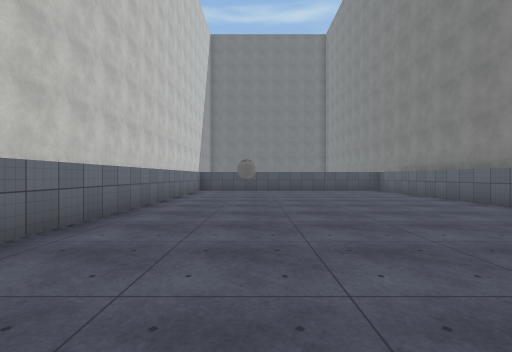
view 1 (above)

16 first-person views from a walk through a scene from a Unity 3-D project. The camera is 1.3 m above the floor, looks level and sees 85° across. The floor is counted in squares, 2 m on a side. Each view is taken from the middle of a square. On the plan, view 1 faces up. The plan holds only what a view shows up to about 9 squares ahead; the rest is blank. The place goes on beyond the plan. Surface patterns are stand-ins for the level's own textures.

view 2
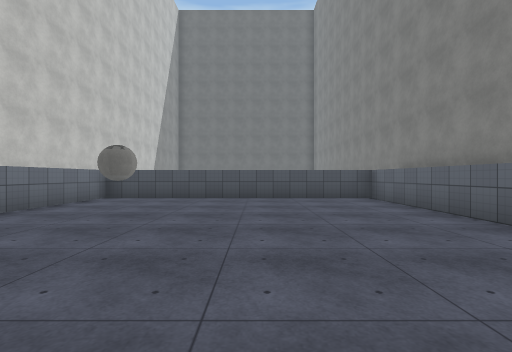

view 3
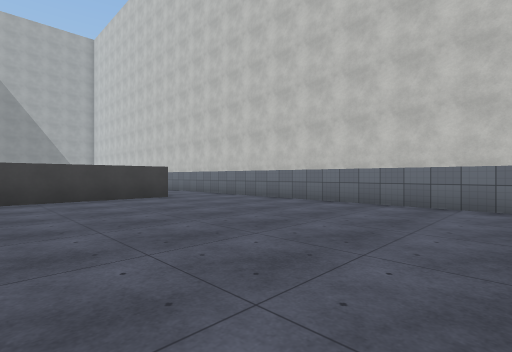

view 4
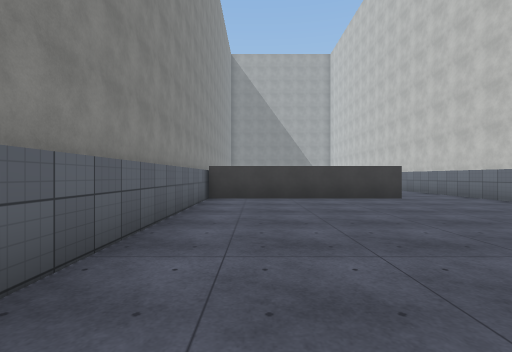

view 5
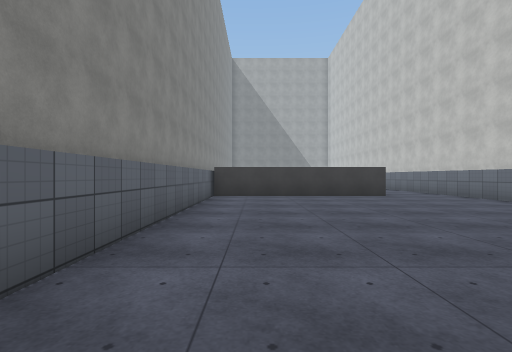

view 6
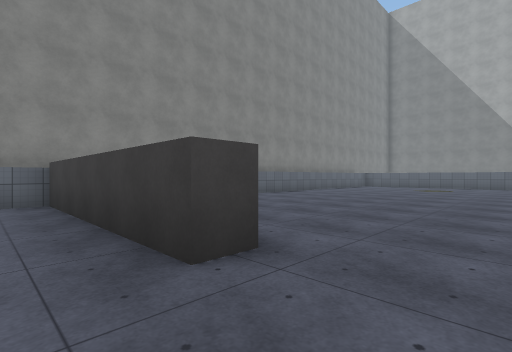

view 7
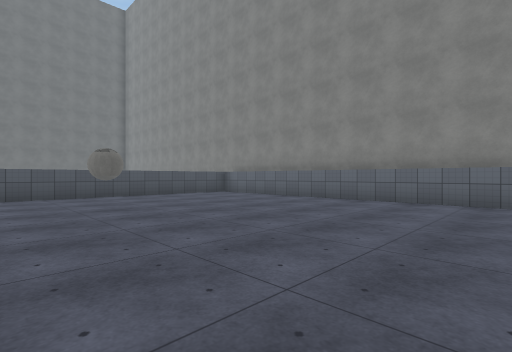

view 8
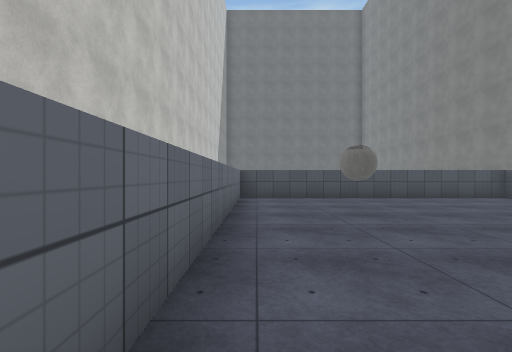

view 9
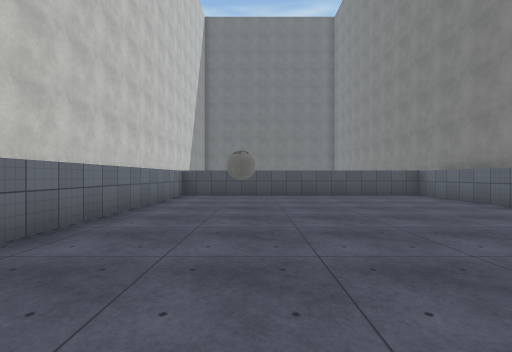

view 10
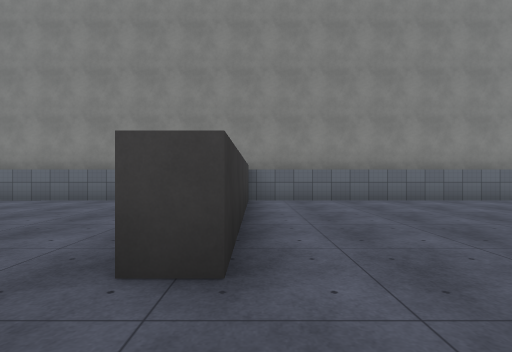

view 11
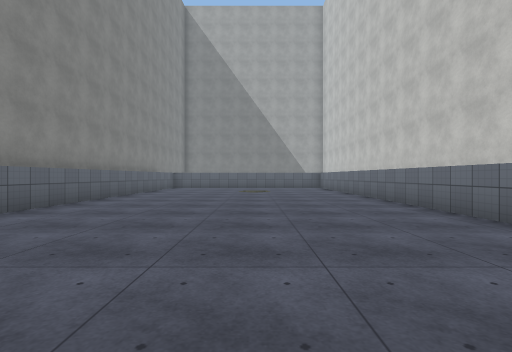

view 12
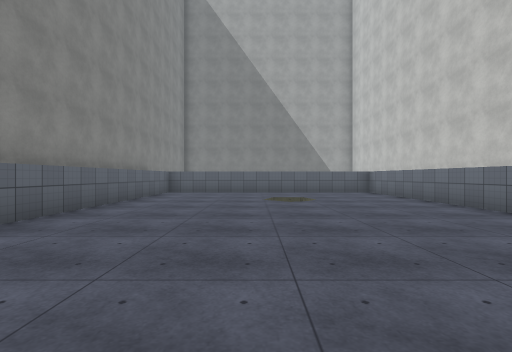

view 13
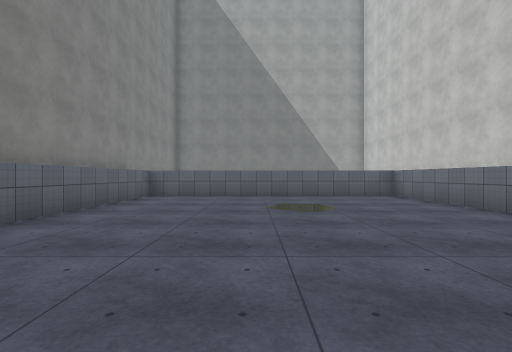

view 14
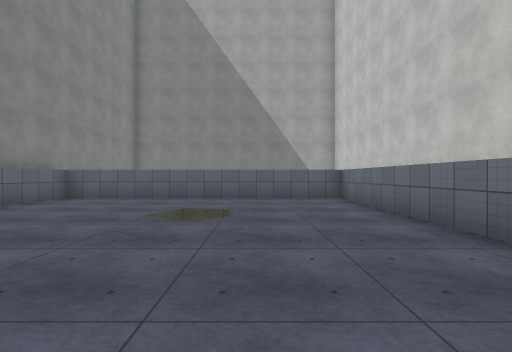

view 15
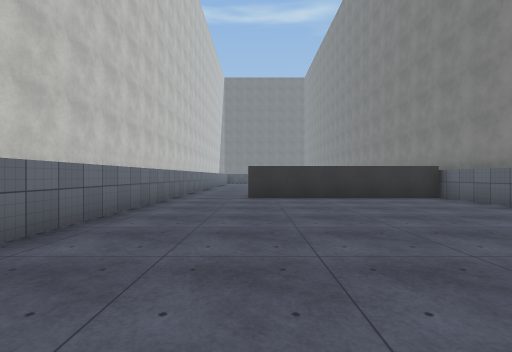

view 16
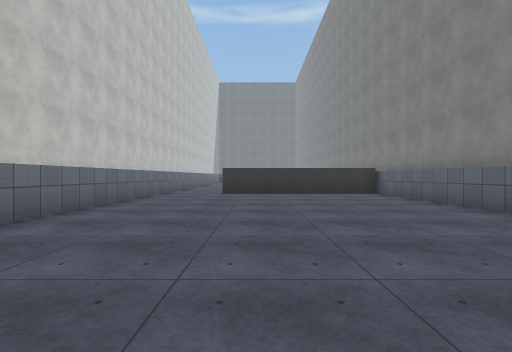

### Floor plan
Ten units are one square. View 1 is at (0, 0); x grows to the right and y downward. Boxes are objects, and circles mark ways between rooms. Rooms are numbered by the first view taken in them; rooms with no view inside come last. Other rooms are left out.
<svg viewBox="-30 -128 89 323">
<path fill="none" stroke="#000" d="M-2 31 54 31M54 35 54 -123 -25 -123 -25 26M-25 26 -25 190 54 190 54 38 -2 38 -2 31"/>
<rect x="-5" y="-95" width="10" height="10" fill="#bbb"><title>other object</title></rect>
<circle cx="-15" cy="30" r="3" fill="#2a7"/>
<text x="10" y="-50">1</text>
<text x="10" y="110">2</text>
</svg>
Room 1 opens to room 2.

Where each view was taken, in squares from view 1:
view 1: 0 up, 0 right, facing up
view 2: 4 up, 2 right, facing up
view 3: 5 up, 4 right, facing down-left
view 4: 5 up, 4 right, facing down
view 5: 6 up, 4 right, facing down
view 6: 2 down, 2 left, facing down-right
view 7: 3 up, 2 left, facing up-right
view 8: 4 up, 2 left, facing up
view 9: 3 up, 0 right, facing up
view 10: 4 down, 2 left, facing right
view 11: 4 down, 1 right, facing down
view 12: 8 down, 2 right, facing down
view 13: 10 down, 2 right, facing down
view 14: 11 down, 0 right, facing down
view 15: 12 down, 0 right, facing up
view 16: 14 down, 1 right, facing up
